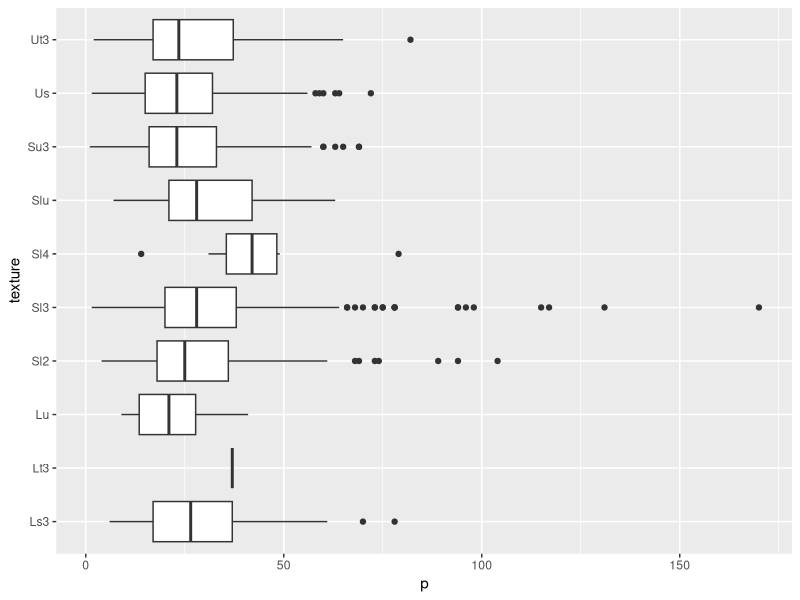
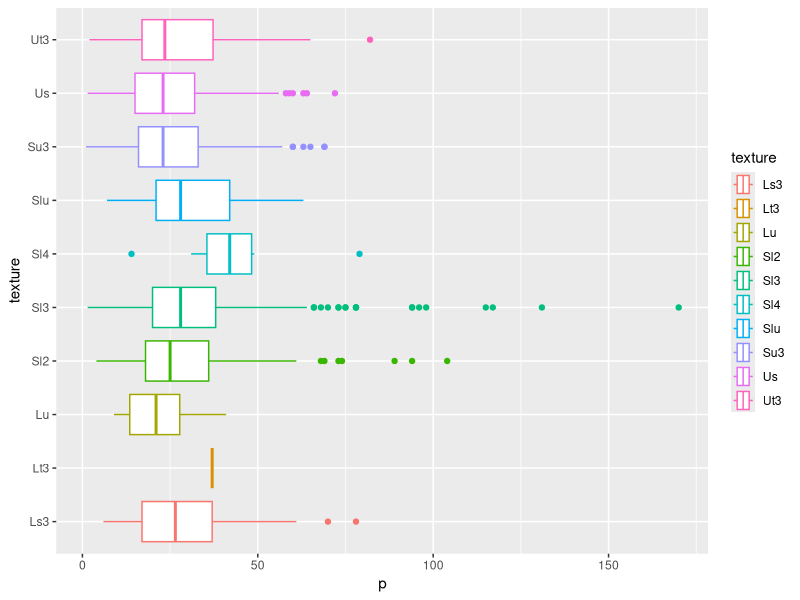
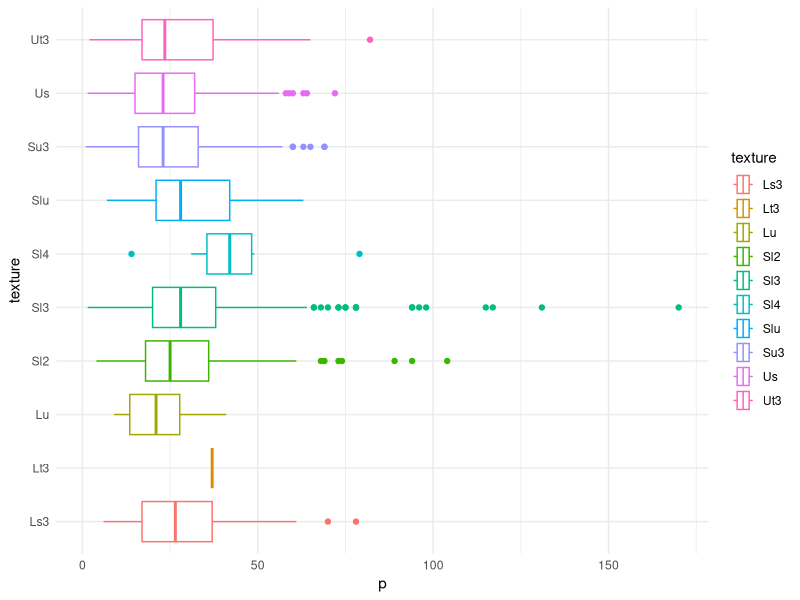
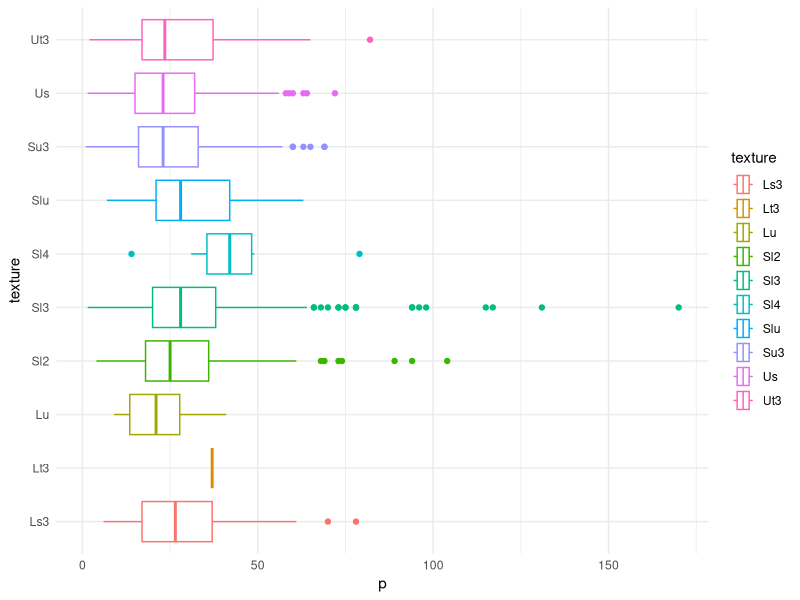

Write R code to recreate these figures, in order.
# load the ggplot2 and the dplyr package with the function library()

library(ggplot2)
library(dplyr)

# Read the csv soil_data in the data directory assing the data frame to the variable df

df <- read.csv(file = "data/soil_data.csv")

# Rename the variables in the dataframe as follows:
# land_use = landuse texture = textabbr_fingprob  ph = ph_cacl2  som = som_elmntprc 
# p = p_calmg100g  k = k_calmg100g

df <- rename(df, land_use = landuse, texture = textabbr_fingprob,
             ph = ph_cacl2, som = som_elmntprc, 
             p = p_calmg100g, k = k_calmg100g)

# create a boxplot of p where the categorical variable is the texture

ggplot(data = df, aes(x = p, texture))+
  geom_boxplot()

# color the boxplots according to the texture they represent

ggplot(data = df, aes(x = p, texture,color = texture))+
  geom_boxplot()

# add a theme_ of your choice

ggplot(data = df, aes(x = p, texture,color = texture))+
  geom_boxplot()+
  theme_minimal()

# save your result in the output directory.
# Hint: there is a ggsave() function in ggplot2

# first save the plot into a variable 'plot'

plot = ggplot(data = df, aes(x = p, texture,color = texture))+
  geom_boxplot()+
  theme_minimal()

ggsave(filename = "output/plot_exercise_4.png", plot = plot,
       device = "png", width = 10,height = 6, dpi = 300)
# note that you can specify the resolution (dpi) and 
# height and width (in inches in this case)
